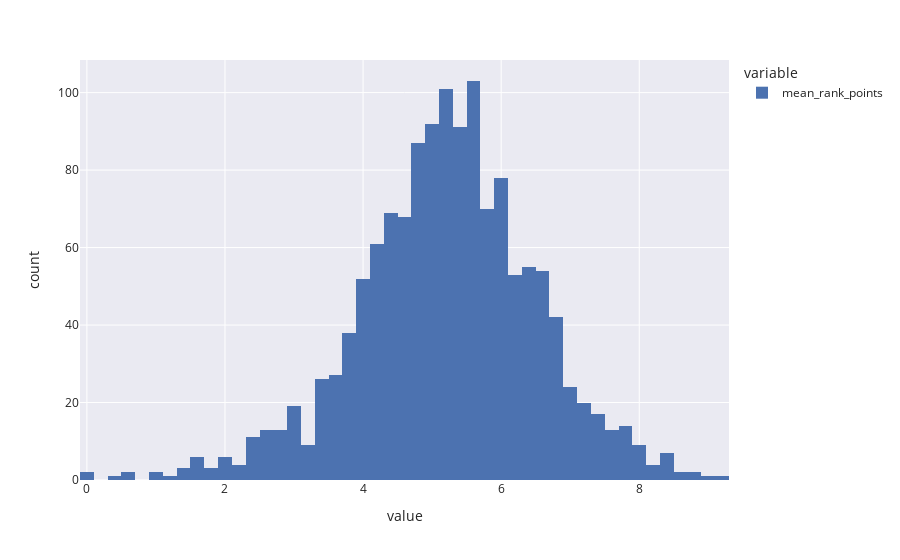
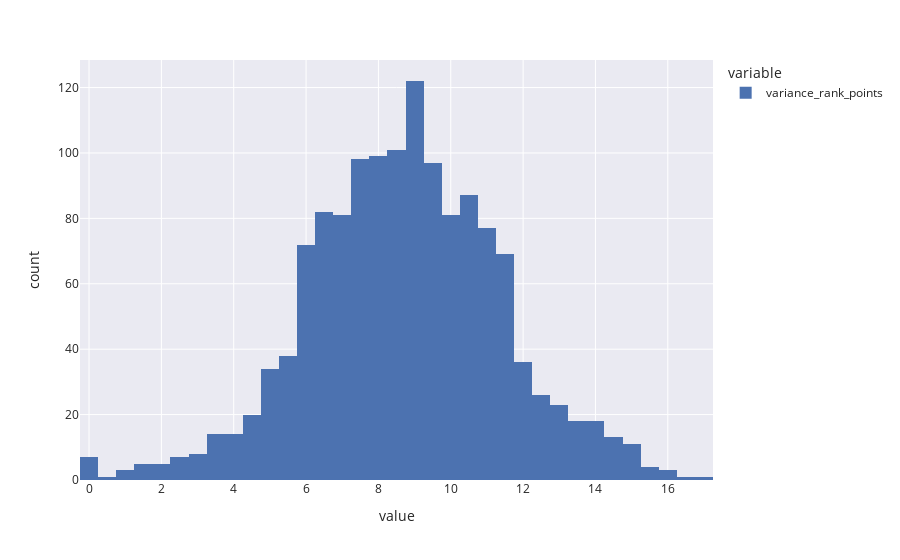

The code cell stored with these charts, in order, in its notebook:
### Markdown cell above
### Transformations

### Code cell
df_players['mean_rank_points'] = np.log(df_players['mean_rank_points'])
df_players['variance_rank_points'] = np.log1p(df_players['variance_rank_points'])

df_players['mean_rank_points'].hist().show()
df_players['variance_rank_points'].hist().show()

### Figure 1 — Plotly figure (JSON) as saved in the notebook; plotly's stock layout.template omitted (floating-point values rounded to 4 significant figures; data arrays with more than 128 entries replaced by an {"elided": "..."} marker saying what was removed)
{"data": [{"alignmentgroup": "True", "bingroup": "x", "hovertemplate": "variable=mean_rank_points<br>value=%{x}<br>count=%{y}<extra></extra>", "legendgroup": "mean_rank_points", "marker": {"color": "rgb(76,114,176)", "pattern": {"shape": ""}}, "name": "mean_rank_points", "offsetgroup": "mean_rank_points", "orientation": "v", "showlegend": true, "type": "histogram", "x": {"elided": "1376 float values"}, "xaxis": "x", "yaxis": "y"}], "layout": {"barmode": "relative", "legend": {"title": {"text": "variable"}, "tracegroupgap": 0}, "margin": {"t": 60}, "xaxis": {"anchor": "y", "domain": [0, 1], "title": {"text": "value"}}, "yaxis": {"anchor": "x", "domain": [0, 1], "title": {"text": "count"}}}}

### Figure 2 — Plotly figure (JSON) as saved in the notebook; plotly's stock layout.template omitted (floating-point values rounded to 4 significant figures; data arrays with more than 128 entries replaced by an {"elided": "..."} marker saying what was removed)
{"data": [{"alignmentgroup": "True", "bingroup": "x", "hovertemplate": "variable=variance_rank_points<br>value=%{x}<br>count=%{y}<extra></extra>", "legendgroup": "variance_rank_points", "marker": {"color": "rgb(76,114,176)", "pattern": {"shape": ""}}, "name": "variance_rank_points", "offsetgroup": "variance_rank_points", "orientation": "v", "showlegend": true, "type": "histogram", "x": {"elided": "1376 float values"}, "xaxis": "x", "yaxis": "y"}], "layout": {"barmode": "relative", "legend": {"title": {"text": "variable"}, "tracegroupgap": 0}, "margin": {"t": 60}, "xaxis": {"anchor": "y", "domain": [0, 1], "title": {"text": "value"}}, "yaxis": {"anchor": "x", "domain": [0, 1], "title": {"text": "count"}}}}
